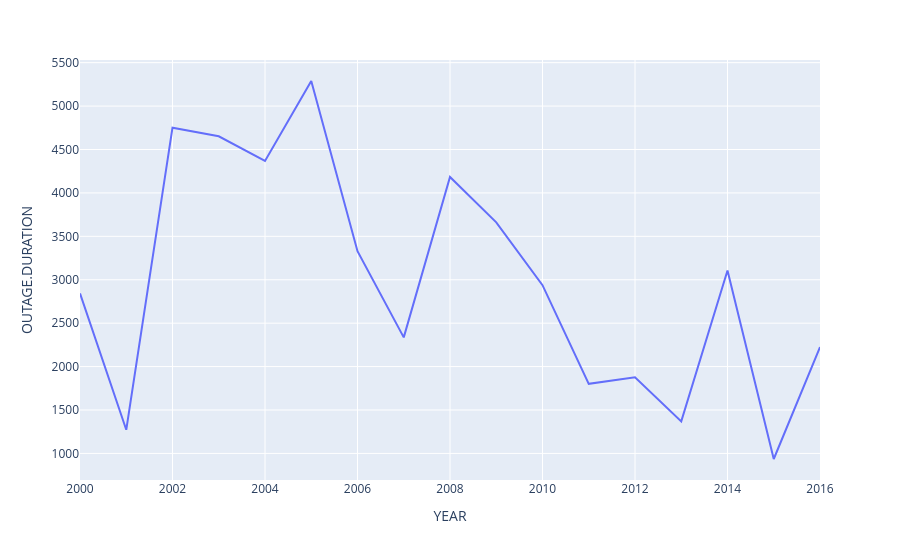

Notebook code for this chart:
### Code cell
duration_mean=outage[['YEAR', 'OUTAGE.DURATION']].groupby('YEAR').mean().reset_index()
px.line(duration_mean,x='YEAR', y='OUTAGE.DURATION')

### Figure 1 — Plotly figure (JSON) as saved in the notebook; plotly's stock layout.template omitted (floating-point values rounded to 4 significant figures)
{"data": [{"hovertemplate": "YEAR=%{x}<br>OUTAGE.DURATION=%{y}<extra></extra>", "legendgroup": "", "line": {"color": "#636efa", "dash": "solid"}, "marker": {"symbol": "circle"}, "mode": "lines", "name": "", "orientation": "v", "showlegend": false, "type": "scatter", "x": [2000, 2001, 2002, 2003, 2004, 2005, 2006, 2007, 2008, 2009, 2010, 2011, 2012, 2013, 2014, 2015, 2016], "xaxis": "x", "y": [2843.0, 1272.0, 4751, 4652.0, 4369.0, 5289.0, 3330.0, 2337.0, 4184.0, 3661.0, 2938.0, 1802.0, 1878.0, 1369.0, 3107.0, 935.8, 2226.0], "yaxis": "y"}], "layout": {"legend": {"tracegroupgap": 0}, "margin": {"t": 60}, "xaxis": {"anchor": "y", "domain": [0, 1], "title": {"text": "YEAR"}}, "yaxis": {"anchor": "x", "domain": [0, 1], "title": {"text": "OUTAGE.DURATION"}}}}
